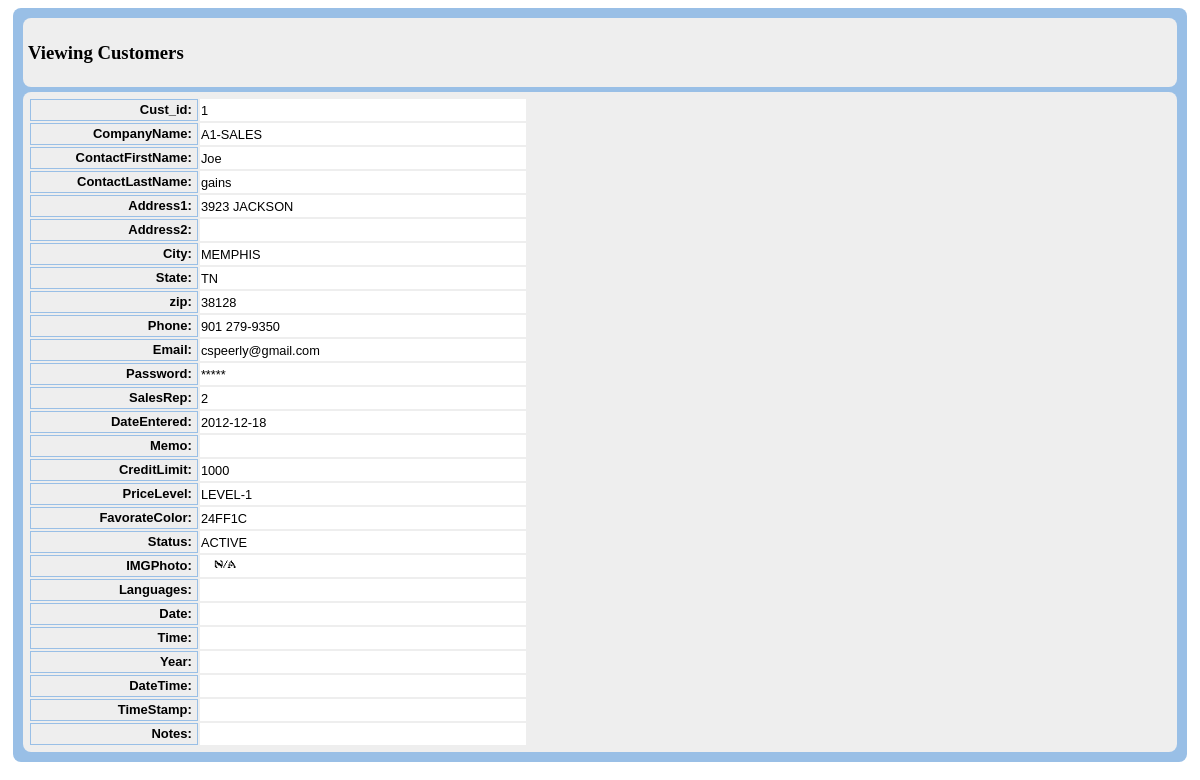
The page /db_View.php?id=1 on the database its author committed.
### tables this page shows
CREATE TABLE IF NOT EXISTS `customers` (
  `Cust_id` int(11) NOT NULL AUTO_INCREMENT,
  `CompanyName` varchar(50) DEFAULT NULL,
  `ContactFirstName` varchar(50) DEFAULT NULL,
  `ContactLastName` varchar(50) DEFAULT NULL,
  `Address1` varchar(50) DEFAULT NULL,
  `Address2` varchar(50) DEFAULT NULL,
  `City` varchar(50) DEFAULT NULL,
  `State` varchar(50) DEFAULT NULL,
  `zip` varchar(15) DEFAULT NULL,
  `Phone` varchar(50) DEFAULT NULL,
  `Email` varchar(100) DEFAULT NULL,
  `Password` varchar(100) DEFAULT NULL,
  `SalesRep` varchar(11) DEFAULT NULL,
  `DateEntered` date DEFAULT NULL,
  `Memo` blob,
  `CreditLimit` double DEFAULT NULL,
  `PriceLevel` varchar(50) DEFAULT NULL,
  `FavorateColor` varchar(50) DEFAULT NULL,
  `Status` varchar(50) DEFAULT NULL,
  `IMGPhoto` varchar(255) DEFAULT NULL,
  `Languages` varchar(100) DEFAULT NULL,
  `Date` date DEFAULT NULL,
  `Time` time DEFAULT NULL,
  `Year` year(4) DEFAULT NULL,
  `DateTime` datetime DEFAULT NULL,
  `TimeStamp` timestamp NULL DEFAULT NULL,
  `Notes` longtext,
  PRIMARY KEY (`Cust_id`)
);

### includes/db_Config.php (called while the page is built, shortened)
<?php
$db_Table = 'customers';
$appTitle = 'Customers';
$dbCanView = 1;
$strDisplayView  =      "111111111111111111111111111";
?>

### includes/db_Language.php (called while the page is built, shortened)
<?php
$txtViewing = "Viewing";
?>

### includes/MeekroDB/meekrodb.2.1.class.php (called while the page is built, shortened)
<?php
class DB {
  protected static $mdb = null;
  public static function getMDB() {
    $mdb = DB::$mdb;
    if ($mdb === null) {
      $mdb = DB::$mdb = new MeekroDB();
    }
    return $mdb;
  }
  public static function queryFirstRow() { $args = func_get_args(); return call_user_func_array(array(DB::getMDB(), 'queryFirstRow'), $args); }
  public static function count() { $args = func_get_args(); return call_user_func_array(array(DB::getMDB(), 'count'), $args); }
  public static function columnList() { $args = func_get_args(); return call_user_func_array(array(DB::getMDB(), 'columnList'), $args); }
}
class MeekroDB {
  public $dbName = '';
  public $user = '';
  public $password = '';
  public $host = 'localhost';
  public $port = null;
  public $encoding = 'latin1';
  public $param_char = '%';
  public $named_param_seperator = '_';
  public $internal_mysql = null;
  public function __construct($host=null, $user=null, $password=null, $dbName=null, $port=null, $encoding=null) {
    if ($host === null) $host = DB::$host;
    if ($user === null) $user = DB::$user;
    if ($password === null) $password = DB::$password;
    if ($dbName === null) $dbName = DB::$dbName;
    if ($port === null) $port = DB::$port;
    if ($encoding === null) $encoding = DB::$encoding;
    $this->host = $host;
    $this->user = $user;
    $this->password = $password;
    $this->dbName = $dbName;
    $this->port = $port;
    $this->encoding = $encoding;
  }
  public function get() {
    $mysql = $this->internal_mysql;
    if ($mysql == null) {
      $mysql = new mysqli($this->host, $this->user, $this->password, $this->dbName, $this->port);
      $mysql->set_charset($this->encoding);
      $this->internal_mysql = $mysql;
    }
    return $mysql;
  }
  public function count() { $args = func_get_args(); return call_user_func_array(array($this, 'numRows'), $args); }
  protected function prependCall($function, $args, $prepend) {
    array_unshift($args, $prepend);
    return call_user_func_array($function, $args);
  }
  public function freeResult($result) {
    return $result->free();
  }
  public function columnList($table) {
    return $this->queryOneColumn('Field', "SHOW COLUMNS FROM $table");
  }
  public function parseQueryParamsNew() {
    $args = func_get_args();
    $sql = array_shift($args);
    $args_all = $args;
    $posList = array();
    $pos_adj = 0;
    $param_char_length = strlen($this->param_char);
    $named_seperator_length = strlen($this->named_param_seperator);
    $types = array(
      $this->param_char . 'll',
      $this->param_char . 'ls',
      $this->param_char . 'l',
      $this->param_char . 'li',
      $this->param_char . 'ld',
      $this->param_char . 'lb',
      $this->param_char . 's',
      $this->param_char . 'i',
      $this->param_char . 'd',
      $this->param_char . 'b',
      $this->param_char . 'ss'
    );
    foreach ($types as $type) {
      $lastPos = 0;
      while (($pos = strpos($sql, $type, $lastPos)) !== false) {
        $lastPos = $pos + 1;
        $posList[$pos] = $type;
      }
    }
    ksort($posList);
    foreach ($posList as $pos => $type) {
      $type = substr($type, $param_char_length);
      $length_type = strlen($type) + $param_char_length;
      $new_pos = $pos + $pos_adj;
      $new_pos_back = $new_pos + $length_type;
      if ($arg_number_length = strspn($sql, '0123456789', $new_pos_back)) {
        $arg_number = substr($sql, $new_pos_back, $arg_number_length);
        if (! isset($args_all[$arg_number])) $this->nonSQLError("Non existent argument reference (arg $arg_number): $sql");
        $arg = $args_all[$arg_number];
      } else {
        $arg = array_shift($args);
      }
      if (in_array($type, array('s', 'i', 'd', 'b', 'l'))) {
        $array_type = false;
        $arg = array($arg);
        $type = 'l' . $type;
      } else if ($type == 'ss') {
        $result = "'%" . $this->escape(str_replace(array('%', '_'), array('\%', '\_'), $arg)) . "%'";
      } else {
        $array_type = true;
        if (! is_array($arg)) $this->nonSQLError("Badly formatted SQL query: $sql -- expecting array, but didn't get one!");
      }
      if ($type == 'ls') $result = $this->wrapStr($arg, "'", true);
      else if ($type == 'li') $result = array_map('intval', $arg);
      else if ($type == 'ld') $result = array_map('floatval', $arg);
      else if ($type == 'lb') $result = array_map(array($this, 'formatTableName'), $arg);
      else if ($type == 'll') $result = $arg;
      else if (! $result) $this->nonSQLError("Badly formatted SQL query: $sql");
      if (is_array($result)) {
        if (! $array_type) $result = $result[0];
        else $result = '(' . implode(',', $result) . ')';
      }
      $sql = substr_replace($sql, $result, $new_pos, $length_type + $arg_number_length);
      $pos_adj += strlen($result) - ($length_type + $arg_number_length);
    }
    return $sql;
  }
  public function parseQueryParams() {
    $args = func_get_args();
    if (count($args) < 2) return $args[0];
    if (is_string($args[1]) && preg_match('/^[is]+$/', $args[1]) && substr_count($args[0], '?') > 0)
      return call_user_func_array(array($this, 'parseQueryParamsOld'), $args);
    else
      return call_user_func_array(array($this, 'parseQueryParamsNew'), $args);
  }
  public function queryUnbuf() { $args = func_get_args(); return $this->prependCall(array($this, 'queryHelper'), $args, 'unbuffered'); }
  protected function queryHelper() {
    $args = func_get_args();
    $type = array_shift($args);
    $is_buffered = ($type == 'buffered');
    $is_null = ($type == 'null');
    $sql = call_user_func_array(array($this, 'parseQueryParams'), $args);
    $db = $this->get();
    $result = $db->query($sql, $is_buffered ? MYSQLI_STORE_RESULT : MYSQLI_USE_RESULT);
    return $result;
  }
  public function queryAllRows() {
    $args = func_get_args();
    $query = call_user_func_array(array($this, 'queryUnbuf'), $args);
    $result = $this->fetchAllRows($query);
    return $result;
  }
  public function queryFirstRow() {
    $args = func_get_args();
    $query = call_user_func_array(array($this, 'queryUnbuf'), $args);
    $result = $this->fetchRow($query);
    return $result;
  }
  public function queryOneColumn() {
    $args = func_get_args();
    $column = array_shift($args);
    $results = call_user_func_array(array($this, 'queryAllRows'), $args);
    $ret = array();
    foreach ($results as $row) {
      $ret[] = $row[$column];
    }
    return $ret;
  }
  protected function checkError() {
    return false;
  }
  public function fetchRow($result = null) {
    return $result->fetch_assoc();
  }
  public function fetchAllRows($result = null) {
    $A = array();
    while ($row = $this->fetchRow($result)) {
      $A[] = $row;
    }
    return $A;
  }
}
?>

### includes/db_Functions.php (called while the page is built, shortened)
<?php
$arrFieldNames = DB::columnList($db_Table);
$intFieldCount = count($arrFieldNames);
?>

### db_View.php (the view, shortened to what this page needs)
<!DOCTYPE html>
<html lang="en">
<head>
<script type='text/javascript' src='includes/assets/jquery/jquery-migrate-1.1.1.js'></script><?php
$key = $_GET['id'];
require_once 'includes/db_Config.php';
require_once 'includes/db_Language.php';
require_once 'includes/db_Connection.php';
require_once 'includes/db_Functions.php';
if($dbCanView == 1){
?>
<link rel="stylesheet" type="text/css" href="includes/css/db_Style.css">
<?php
$record = DB::queryFirstRow("SELECT * FROM $db_Table WHERE $arrFieldNames[0]=%i", $key);
$FieldType = explode(',',$strFieldType);
echo "<body>";
echo "<div  class='main-view'>";
echo "<div  class='contents-view'>";
echo "<div  class='title'>";
echo "<h3>" . $txtViewing . " " . $appTitle. "</h3>";
echo "</div>";
echo "</div>";
echo "<div  class='contents-view'>";
echo "<table width='500pk'>";
	for ($i=0; $i<=$intFieldCount-1; $i++ ) {
			if (substr($strDisplayView,$i,1) == 1){
					if(!empty($FieldType[$i]) && $FieldType[$i] == 'password'){
						$record[$arrFieldNames[$i]] = '*****';
					}
					if ($arrFieldNames[$i] == $db_ImageFieldName){
						if ($record[$arrFieldNames[$i]] == '')$record[$arrFieldNames[$i]] = 'includes/images/Pic-NA.png';
						$record[$arrFieldNames[$i]]='<img class="displayed" src="'.$record[$arrFieldNames[$i]].'" width="50">';
					}
					echo "<tr><td class='fieldname'>". $arrFieldNames[$i] . ":</td><td class='fieldvalue'>" . $record[$arrFieldNames[$i]] . "</td></tr>";
			}
	}
echo "</table>";
echo "</div>";
echo "</div>";
echo "</body>";
}
else
{
header("Location: noRights.php");
}
?>

### rows shown on the page
customers: Cust_id "1", CompanyName "A1-SALES", ContactFirstName "Joe", ContactLastName "gains", Address1 "3923 JACKSON", City "MEMPHIS", State "TN", zip "38128", Phone "901 279-9350", Email "cspeerly@gmail.com", SalesRep "2", DateEntered "2012-12-18", CreditLimit "1000", PriceLevel "LEVEL-1", FavorateColor "24FF1C", Status "ACTIVE"

### other values the page prints
$txtViewing "Viewing"
$appTitle "Customers"
$arrFieldNames[$i] "Cust_id"
$arrFieldNames[$i] "CompanyName"
$arrFieldNames[$i] "ContactFirstName"
$arrFieldNames[$i] "ContactLastName"
$arrFieldNames[$i] "Address1"
$arrFieldNames[$i] "Address2"
$arrFieldNames[$i] "City"
$arrFieldNames[$i] "State"
$arrFieldNames[$i] "zip"
$arrFieldNames[$i] "Phone"
$arrFieldNames[$i] "Email"
$arrFieldNames[$i] "Password"
$record[$arrFieldNames[$i]] "*****"
